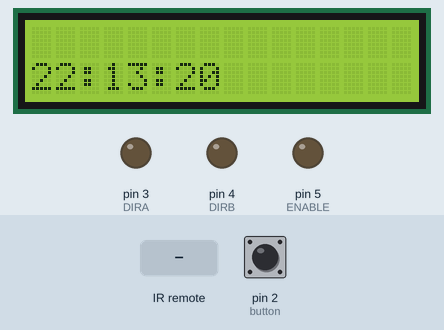
Recording of a sketch running on a simulated Arduino Leonardo, built with avr-gcc and run on an emulated ATmega32U4. Shown: 16×2 character LCD, output pins drawn as LEDs (lit = HIGH). Inputs (shaded band) come from the test bench; at power-on: pin 2 (button) LOW. The local clock reads 2024-03-15 10:24:30 at power-on unless the sketch sets it.

Above: at 1.2 s.
1.3 s: pin 2 (button) pulled HIGH for 0.35 s
At 2.9 s:
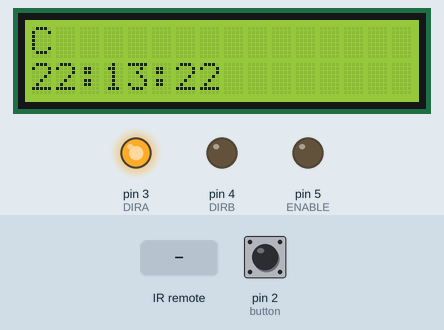
4.6 s: infrared code 0xFF30CF received
At 5.7 s:
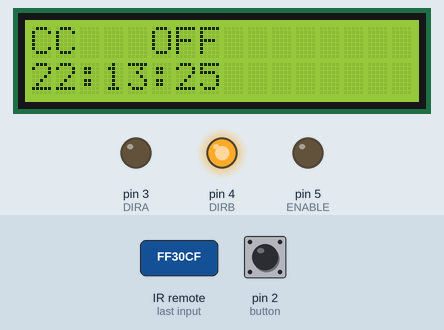
7.6 s: infrared code 0xFF18E7 received
At 10.0 s:
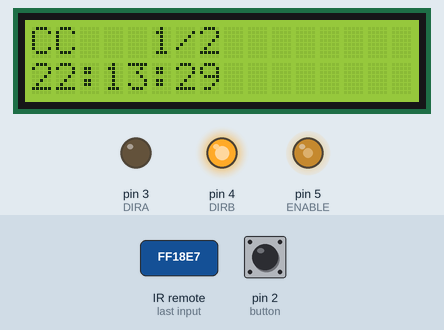
10.6 s: pin 2 (button) pulled HIGH for 1 s
At 13.9 s:
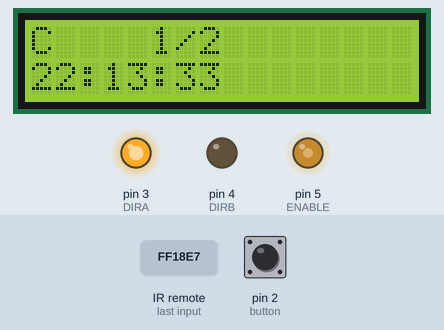
14.6 s: infrared code 0xFF10EF received
At 15.9 s:
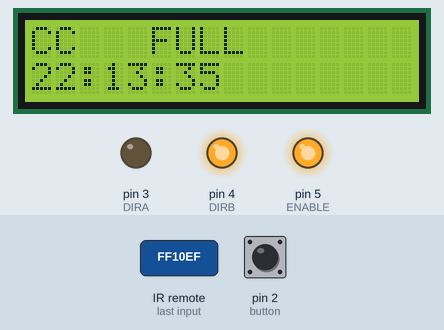
17.6 s: infrared code 0xFF52AD received
At 18.6 s:
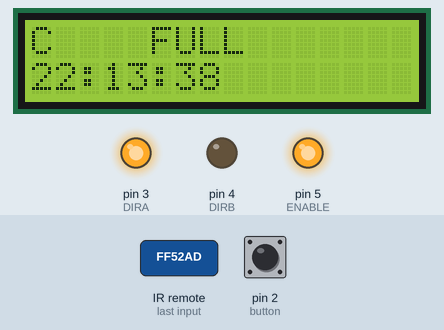
Timing chart, 0 to 20.6 s (numbered marks = the images above; inputs shaded):
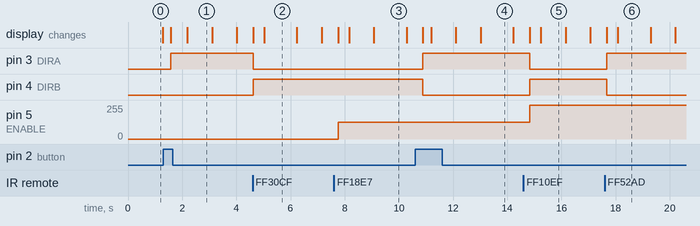

Measured:
- after the input at 1.3 s, pin 3 (DIRA): LOW → HIGH after 0.28 s; the display: first changes after 0.28 s (image 1 shows a later state)
- after the input at 4.6 s, pin 3 (DIRA): HIGH → LOW at once; pin 4 (DIRB): LOW → HIGH at once; the display: first changes at once (image 2 shows a later state)
- after the input at 7.6 s, pin 5 (ENABLE): 0/255 → 127/255 after 0.16 s; the display: first changes after 0.16 s (image 3 shows a later state)
- after the input at 10.6 s, pin 3 (DIRA): LOW → HIGH after 0.29 s; pin 4 (DIRB): HIGH → LOW after 0.29 s; the display: first changes after 0.29 s (image 4 shows a later state)
- after the input at 14.6 s, pin 3 (DIRA): HIGH → LOW after 0.24 s; pin 4 (DIRB): LOW → HIGH after 0.24 s; pin 5 (ENABLE): 127/255 → 255/255 after 0.24 s; the display: first changes after 0.24 s (image 5 shows a later state)
- after the input at 17.6 s, pin 3 (DIRA): LOW → HIGH after 0.07 s; pin 4 (DIRB): HIGH → LOW after 0.07 s; the display: first changes after 0.07 s (image 6 shows a later state)
- what the display in image 1 shows lasts 0.9 s, from 2.2 s to 3.1 s

The sketch:

LAB3.ino
```cpp
#define ENABLE 5
#define DIRA 3
#define DIRB 4
#define button 2
#define receiver 13
int clockvise = 0;
int enablevalue=0;


#include <Wire.h>
#include <DS3231.h>
#include <LiquidCrystal.h>
#include "IRremote.h"


int buttonpinold = 0, buttonpinnew = 0, secondpassed =0;
unsigned long myTime;


DS3231 clock;
RTCDateTime dt;
int i, checktime=0,ckecktimenew = 0;


LiquidCrystal lcd(7, 8, 9, 10, 11, 12);
IRrecv irrecv(receiver);     // create instance of 'irrecv'
decode_results results;      // create instance of 'decode_results'


void setup()
{ irrecv.enableIRIn();
  lcd.begin(16, 2);
  pinMode(ENABLE,OUTPUT);
  pinMode(DIRA,OUTPUT);
  pinMode(DIRB,OUTPUT);
  Serial.begin(9600);
  clock.begin();
  clock.setDateTime(__DATE__, __TIME__);


cli();//stop interrupts

//set timer4 interrupt at 1Hz
 TCCR4A = 0;// set entire TCCR1A register to 0
 TCCR4B = 0;// same for TCCR1B
 TCNT4  = 0;//initialize counter value to 0
 // set compare match register for 1hz increments
 OCR4A = 15624/1;// = (16*10^6) / (1*1024) - 1 (must be <65536)
 // turn on CTC mode
 TCCR4B |= (1 << WGM12);
 // Set CS12 and CS10 bits for 1024 prescaler
 TCCR4B |= (1 << CS12) | (1 << CS10);
 // enable timer compare interrupt
 TIMSK4 |= (1 << OCIE4A);

sei();
}


ISR(TIMER4_COMPA_vect){
secondpassed = 1;
}

//-----------------------------------------------------------------------------------------------
//-----------------------------------------------------------------------------------------------
//                                   REVERSE FUCNTION
//-----------------------------------------------------------------------------------------------
//-----------------------------------------------------------------------------------------------

void reverse()
{ if(Serial.available())
{ buttonpinold = buttonpinnew;
  buttonpinnew = digitalRead(button);
  if(buttonpinnew != buttonpinold && buttonpinnew == 1)
  {

  }
}}
//-----------------------------------------------------------------------------------------------
//-----------------------------------------------------------------------------------------------
//                                   LOOP FUNCTION
//-----------------------------------------------------------------------------------------------
//-----------------------------------------------------------------------------------------------

void loop()
{

if (irrecv.decode(&results))

  {
    translateIR();
    irrecv.resume();

  }

if(secondpassed ==1)
    {
      secondpassed =0;
      dt = clock.getDateTime();
      lcd.setCursor(0, 1);
      lcd.print(dt.hour);
      lcd.print(":");
      lcd.print(dt.minute);
      lcd.print(":");
      lcd.print(dt.second);
      lcd.print("   ");
    }


 if(Serial.available()!="")
{ delay(300);
  buttonpinold = buttonpinnew;
  buttonpinnew = digitalRead(button);
  if(buttonpinnew != buttonpinold && buttonpinnew == 1)
  {
     if(clockvise == 1)
     {lcd.setCursor(0, 0);
      lcd.print("CC");
      fan(HIGH, LOW, HIGH, enablevalue);
     }
     else
     {
      lcd.setCursor(0, 0);
      lcd.print("C ");
      fan(HIGH, HIGH, LOW, enablevalue);
     }
  }
}


}


  //-----------------------------------------------------------------------------------------------
  //-----------------------------------------------------------------------------------------------
  //                                   FAN SPEED AND DIRECTION
  //-----------------------------------------------------------------------------------------------
  //-----------------------------------------------------------------------------------------------


    void fan(char en, char dA, char dB,  int enspeed)
  {
  digitalWrite(ENABLE, en); // enable on
    digitalWrite(DIRA, dA);   //clockwise
    digitalWrite(DIRB, dB);
    analogWrite(ENABLE, enspeed);
   }


  //-----------------------------------------------------------------------------------------------
  //-----------------------------------------------------------------------------------------------
  //                                   IR RECEIVER TRANSLATE FUNCTION
  //-----------------------------------------------------------------------------------------------
  //-----------------------------------------------------------------------------------------------
  void translateIR()
{

  switch(results.value)

  {
  case 0xFFA25D:
    lcd.setCursor(0, 0);
    lcd.print("    LAB3     ");
    break;
  case 0xFF30CF:
    lcd.setCursor(0, 0);
    lcd.print("CC   OFF     ");
    fan(HIGH, LOW, HIGH, 0);
    clockvise = 0;
    enablevalue= 0;
    break;
  case 0xFF18E7:
    lcd.setCursor(0, 0);
    lcd.print("CC   1/2     ");
    fan(HIGH, LOW, HIGH, 127);
    clockvise = 0;
    enablevalue= 127;
    break;
  case 0xFF7A85:
    lcd.setCursor(0, 0);
    lcd.print("CC   3/4     ");
    fan(HIGH, LOW, HIGH, 190);
    clockvise = 0;
    enablevalue= 190;
    break;
  case 0xFF10EF:
    lcd.setCursor(0, 0);
    lcd.print("CC   FULL    ");
    fan(HIGH, LOW, HIGH, 255);
    clockvise = 0;
    enablevalue= 255;
    break;
  case 0xFF38C7:
  break;
  case 0xFF5AA5:
    lcd.setCursor(0, 0);
    lcd.print("C    OFF     ");
    fan(HIGH, HIGH, LOW, 0);
    clockvise = 1;
    enablevalue= 0;
    break;
  case 0xFF42BD:
    lcd.setCursor(0, 0);
    lcd.print("C    1/2     ");
    fan(HIGH, HIGH, LOW, 127);
    clockvise = 1;
    enablevalue= 127;
    break;
  case 0xFF4AB5:
    lcd.setCursor(0, 0);
    lcd.print("C    3/4     ");
    fan(HIGH, HIGH, LOW, 190);
    clockvise = 1;
    enablevalue= 190;
    break;
  case 0xFF52AD:
    lcd.setCursor(0, 0);
    lcd.print("C    FULL    ");
    fan(HIGH, HIGH, LOW, 255);
    clockvise = 1;
    enablevalue= 255;
    break;
  case 0xFFFFFFFF:
    break;

  default:
    Serial.println(" INVALID INPUT ");

  }// End Case

  delay(100); // Do not get immediate repeat


}
```
